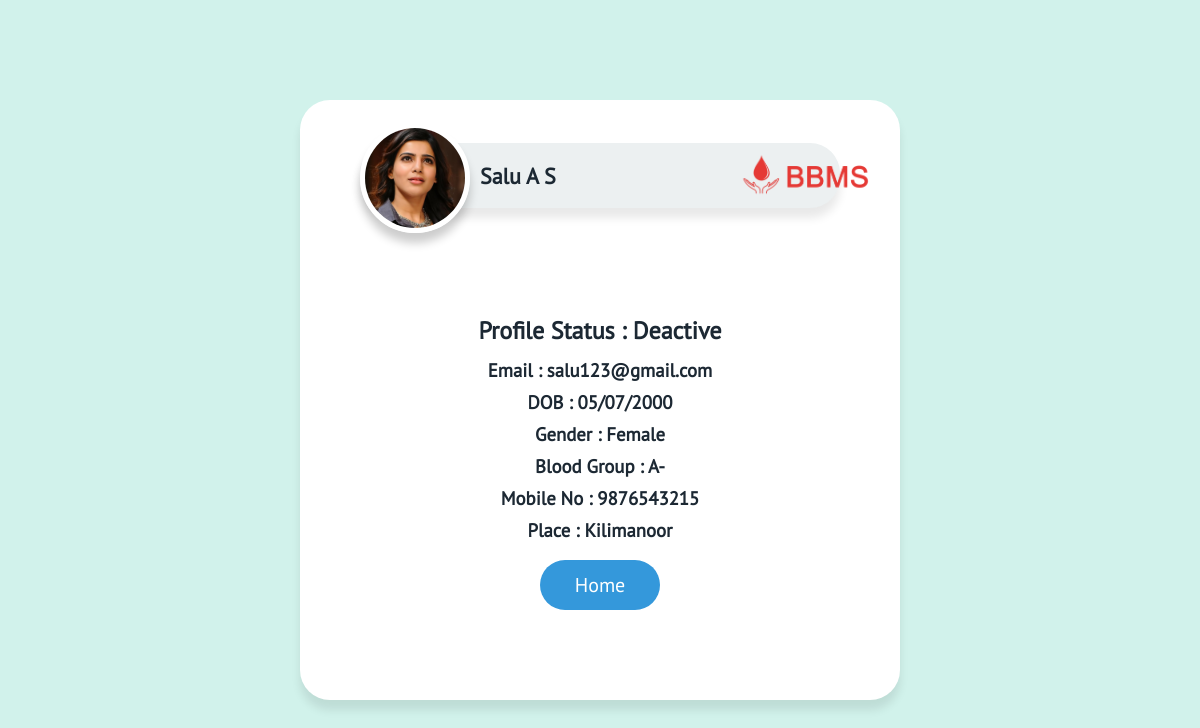
Page /user/profile.php (signed in) on the committed database.
### tables this page shows
CREATE TABLE `tbl_donors` (
  `DONORS_ID` int(11) NOT NULL,
  `PHOTO` varchar(500) NOT NULL,
  `NAME` varchar(30) NOT NULL,
  `MAIL` varchar(100) NOT NULL,
  `DOB` varchar(15) NOT NULL,
  `LIC_NO` varchar(20) NOT NULL,
  `GENDER` varchar(20) NOT NULL,
  `BLOOD_GROUP` varchar(5) NOT NULL,
  `MOBILE_NO` bigint(20) NOT NULL,
  `PLACE` varchar(50) NOT NULL,
  `LOGS` datetime NOT NULL,
  `Timestamp` datetime NOT NULL,
  `LOCATOR` int(10) DEFAULT NULL,
  `STATUS` int(11) NOT NULL,
  `Endstamp` datetime NOT NULL
);

### user/profile.php (the view, shortened to what this page needs)
<?php
	require_once '../connection.php';
	if (isset($_SESSION['UID']))
	{
		$USER_ID = $_SESSION['UID'];
		$sql = "SELECT * FROM `tbl_donors` WHERE MAIL = '$USER_ID'";
		$result = mysqli_query($conn, $sql);
		$data = mysqli_fetch_assoc($result);
?>
<!DOCTYPE html>
<html>
<head>
	<link rel="stylesheet" type="text/css" href="../assets/css/user_home.css">
	<link rel="stylesheet" type="text/css" href="../assets/css/all.css">
	<link rel="stylesheet" type="text/css" href="../assets/css/profile.css">
</head>
<body>
	<div class="wrapper">
		<div class="display-box">
			<div class="header-bar">
				<?php
					echo "<img src='../".$data['PHOTO']."' class='img-fluid'>";
				?>
				<img src="../assets/images/icon1.png" class="brand">
				<div class="dropdown">
					<ul>
						<li class="h2">
							<?php echo $data['NAME'];?>
						</li>
					</ul>
				</div>
			</div>
			<div class="profile-body">
				<h2 id="status">Profile Status : <?php
				if ($data['STATUS'] == 1)
				{
					echo "Active";
				}
				else
				{
					echo "Deactive";
				}
				?></h2>
				<h3>Email : <?php echo $data['MAIL'];?></h3>
				<h3>DOB : <?php echo $data['DOB'];?></h3>
				<h3>Gender : <?php echo $data['GENDER'];?></h3>
				<h3>Blood Group : <?php echo $data['BLOOD_GROUP'];?></h3>
				<h3>Mobile No : <?php echo $data['MOBILE_NO'];?></h3>
				<h3>Place : <?php echo $data['PLACE'];?></h3>
				<a href="home.php"><button class="btn-home">Home</button></a>
			</div>
		</div>
	</div>
</body>
</html>
<?php
	}
	else
	{
		header('location:index.php');
	}
?>

### assets/css/user_home.css (style rules this page uses)
* { margin: 0; padding: 0; box-sizing: border-box; font-family: my_PTSans; }
body { background-color: #D1F2EB; color: #1C2833; }
.wrapper { display: block; height: 100vh; position: relative; }
.display-box { width: 50%; height: 600px; border-radius: 30px; box-shadow: 0 10px 10px rgba(0,0,0,0.09); background-color: #fff; position: absolute; top: 0; bottom: 0; right: 0; left: 0; margin: auto; }
.display-box .header-bar { width: 80%; height: 65px; background-color: #ecf0f1; border-radius: 30px; box-shadow: 0 10px 10px rgba(0,0,0,0.09); position: absolute; top: 0; bottom: 450px; right: 0; left: 0; margin: auto; }
.display-box a { text-decoration: none; color: #3498db; }
.dropdown { display: inline; position: relative; bottom: 95px; left: 120px; }
.dropdown ul li { list-style: none; }
.dropdown ul .h2 { font-size: 22px; font-weight: bold; }
.display-box .header-bar .img-fluid { width: 110px; height: 110px; display: inline; border-radius: 50%; position: relative; bottom: 20px; border: 5px solid #fff; box-shadow: 0 10px 10px rgba(0,0,0,0.2); }
.header-bar .brand { width: 140px; height: auto; display: inline; position: relative; bottom: 55px; left: 55%; }

### assets/css/profile.css (style rules this page uses)
.profile-body { width: 50%; height: 350px; position: absolute; left: 0; right: 0; top: 180px; bottom: 0; margin: auto; text-align: center; }
.profile-body h2 { margin-bottom: 12px; }
.profile-body h3 { margin-bottom: 8px; }
.display-box .profile-body a { text-decoration: none; list-style: none; }
.profile-body .btn-home { margin-top: 10px; width: 120px; height: 50px; background-color: #3498db; color: #fff; border: none; outline: none; cursor: pointer; border-radius: 30px; text-decoration: none; font-size: 20px; }

### rows in the picture
tbl_donors: PHOTO (picture), NAME "Salu A S", MAIL "salu123@gmail.com", DOB "05/07/2000", GENDER "Female", BLOOD_GROUP "A-", MOBILE_NO "9876543215", PLACE "Kilimanoor"
